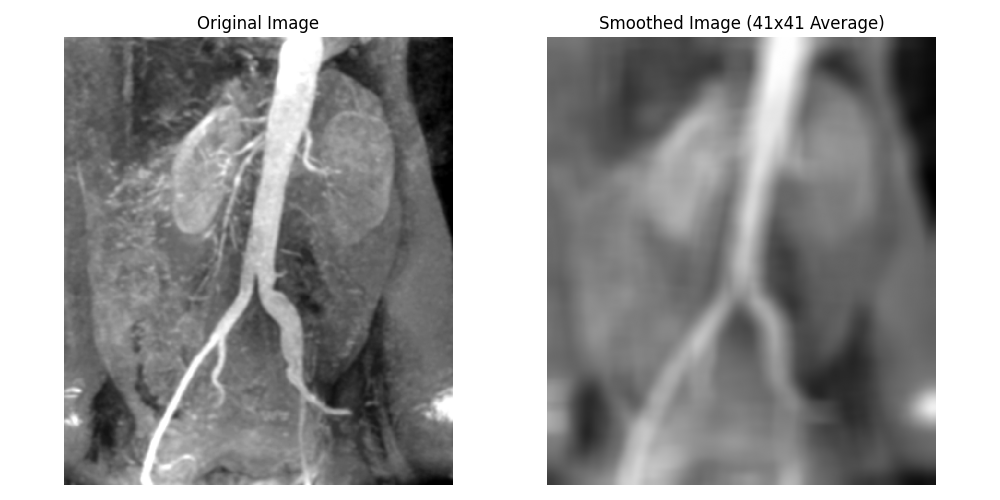

This figure's Python source:
import numpy as np
import matplotlib.pyplot as plt
from skimage.io import imread
from scipy.ndimage import uniform_filter
from libDIPUM.data_path import dip_data

# Data
img_path = dip_data("angiogram-aortic-kidney.tif")

# Load image
f = imread(img_path)

# Averaging
# w = fspecial('average', 41);
# g = imfilter(f, w, 'symmetric');
# 'average' filter is a uniform filter.
# 'symmetric' padding in MATLAB is equivalent to 'reflect' in scipy.ndimage.

# Note: uniform_filter handles different types. If f is integer, it mimics integer arithmetic unless computed as float.
# MATLAB: imfilter with uint8 input and double kernel 'average' -> Output is double? Or same class?
# Actually imfilter returns same class as input usually, but if result exceeds range it might truncate?
# fspecial returns doubles.
# If input is uint8, imfilter converts to double for calculation, then casts back to uint8 (rounding).
# Let's use float for calculation.

f_float = f.astype(float)
g_float = uniform_filter(f_float, size=41, mode="reflect")

# Convert back to uint8 for display if original was uint8, or keep as is.
# MATLAB imshow handles class.
# We will cast to uint8 for consistency with MATLAB result which likely returns uint8 if input was uint8.
g = np.clip(g_float, 0, 255).astype(f.dtype)

# Display
fig, axes = plt.subplots(1, 2, figsize=(10, 5))
axes = axes.flatten()

axes[0].imshow(f, cmap="gray")
axes[0].set_title("Original Image")
axes[0].axis("off")

axes[1].imshow(g, cmap="gray")
axes[1].set_title("Smoothed Image (41x41 Average)")
axes[1].axis("off")

plt.tight_layout()
plt.savefig("Figure239.png")
print("Saved Figure239.png")

plt.show()
